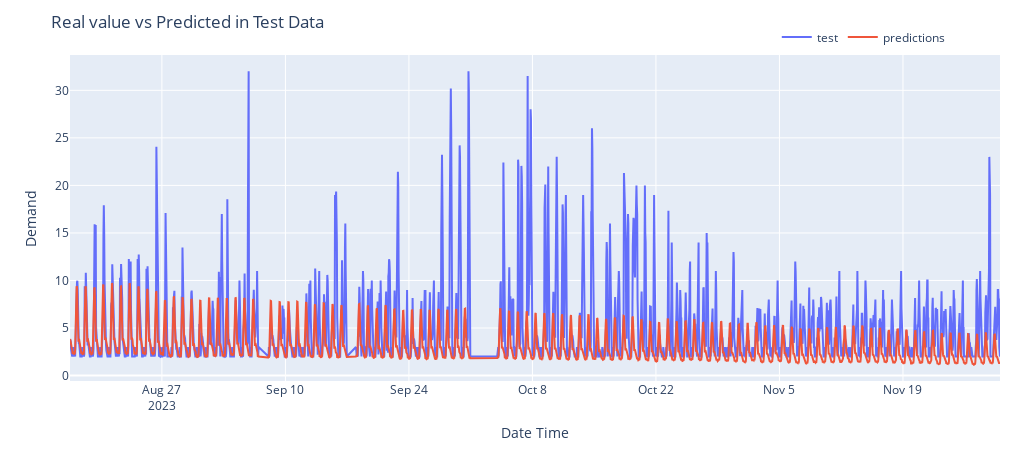

The cell this chart's notebook holds for it:
### Code cell
exog_future = test[['temperature_2m_C']]
forecast = model_fit.get_forecast(steps=len(test), exog=exog_future)
forecast_mean = forecast.predicted_mean

sarimax_mae = mean_absolute_error(np.expm1(test["Demanda_kWh"]), np.expm1(forecast_mean))
print(f'SARIMAX Forecast MAE: {sarimax_mae:.4f}')
plotPredictions(test["Date"], np.expm1(forecast_mean), np.expm1(test["Demanda_kWh"]))

### Figure 1 — Plotly figure (JSON) as saved in the notebook; plotly's stock layout.template omitted (floating-point values rounded to 4 significant figures; data arrays with more than 128 entries replaced by an {"elided": "..."} marker saying what was removed)
{"data": [{"mode": "lines", "name": "test", "type": "scatter", "x": {"elided": "2410 str values"}, "y": {"elided": "2410 float values"}}, {"mode": "lines", "name": "predictions", "type": "scatter", "x": {"elided": "2410 str values"}, "y": {"elided": "2410 float values"}}], "layout": {"height": 450, "legend": {"orientation": "h", "x": 0.76, "xanchor": "left", "y": 1.1, "yanchor": "top"}, "margin": {"b": 20, "l": 70, "r": 20, "t": 55}, "title": {"text": "Real value vs Predicted in Test Data"}, "width": 1020, "xaxis": {"title": {"text": "Date Time"}}, "yaxis": {"title": {"text": "Demand"}}}}
